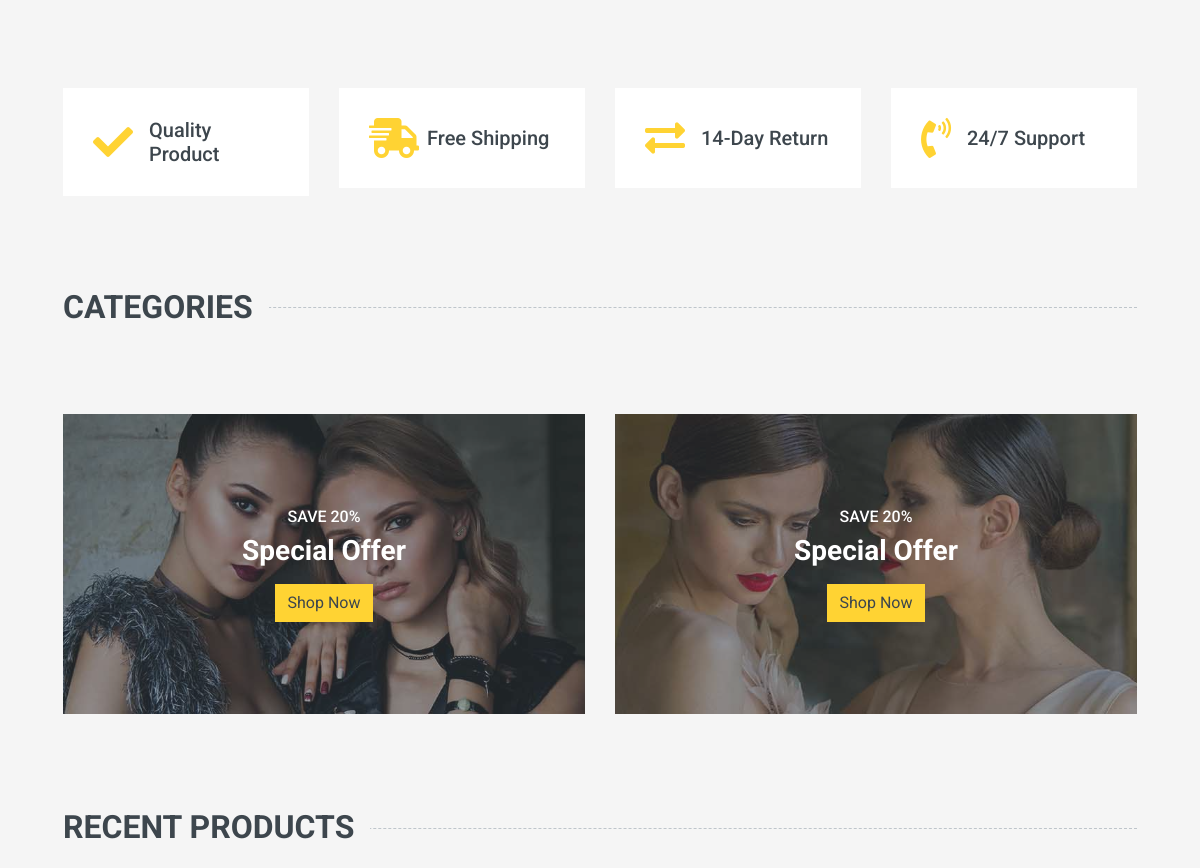
The app's page / (middle part), older data.
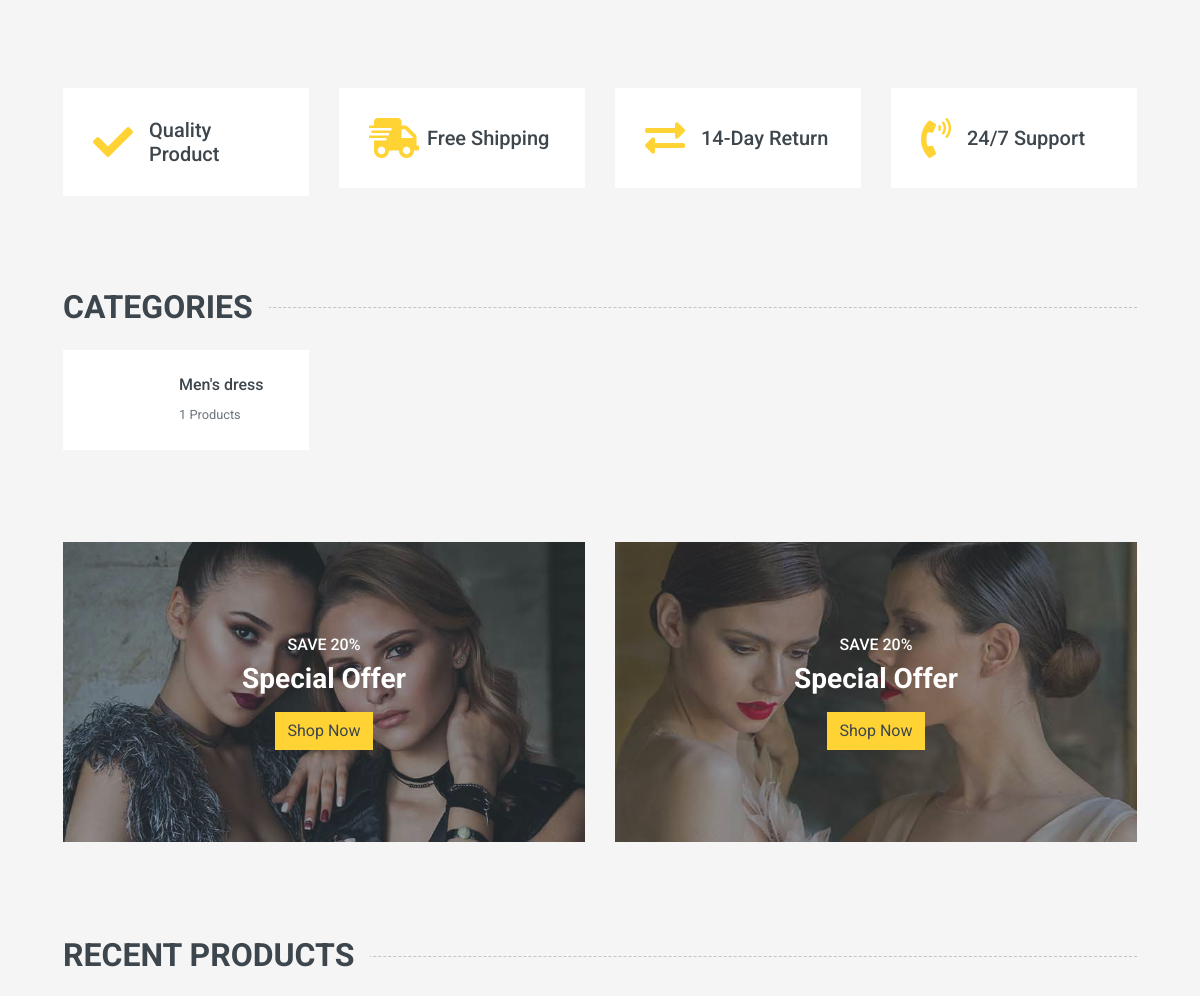
The same page, newer data.
### apps/shop/models.py (models this page shows, shortened)
class Category(models.Model):
    slug = models.SlugField(max_length=100, null=False, unique=True)
    name = models.CharField("Category name", max_length=25)
    image = models.ImageField("Image", upload_to="category/", default="default/default-category.png")
    description = models.TextField("Description", blank=True)
    parent = models.ForeignKey("self", on_delete=models.SET_NULL, null=True, blank=True, related_name="child_categories", verbose_name="Parent category")
    class Meta:
        verbose_name = "Category"
        verbose_name_plural = "Categories"

### apps/shop/views.py (the view)
# urls.py: path("", view=views.index_view, name="index"),
def index_view(request):
    subcategories = Category.objects.exclude(parent=None)
    context = {
        "subcategories": subcategories
    }
    return render(request=request, template_name="index.html", context=context)

### apps/account/context_processors.py (called while the page is built)
def favorites_count(request):
    user: User = request.user
    if user.is_authenticated:
        count = user.favorites.count()
    else:
        count = 0
    context = {
        "favorites_count": count
    }
    return context

### apps/shop/context_processors.py (called while the page is built)
def categories_processor(request):
    categories = Category.objects.filter(parent=None)
    context = {
        "categories": categories
    }
    return context

def cart_products_count(request):
    user = request.user
    if user.is_authenticated:
        cart = get_or_create_cart(request)
        count = 0
        for product in cart.cart_products.all():
            count += product.quantity
    else:
        count = 0
    context = {
        "cart_products_count": count
    }
    return context

### apps/shop/templates/index.html (shortened to what this page needs)
{% extends 'base.html' %}
{% load static %}
{% block content %}
    {% include 'banner.html' %}
    <div class="container-fluid pt-5">
        <h2 class="section-title position-relative text-uppercase mx-xl-5 mb-4"><span class="bg-secondary pr-3">Categories</span></h2>
        <div class="row px-xl-5 pb-3">
            {% for sub in subcategories %}
            <div class="col-lg-3 col-md-4 col-sm-6 pb-1">
                <a class="text-decoration-none" href="{% url 'shop:category_products' slug=sub.slug %}">
                    <div class="cat-item d-flex align-items-center mb-4">
                        <div class="overflow-hidden" style="width: 100px; height: 100px;">
                        </div>
                        <div class="flex-fill pl-3">
                            <h6>{{ sub.name }}</h6>
                            <small class="text-body">{{ sub.products.count }} Products</small>
                        </div>
                    </div>
                </a>
            </div>
            {% endfor %}
        </div>
    </div>
    <div class="container-fluid pt-5 pb-3">
        <div class="row px-xl-5">
            <div class="col-md-6">
                <div class="product-offer mb-30" style="height: 300px;">
                    <img class="img-fluid" src="img/offer-1.jpg" alt="">
                    <div class="offer-text">
                        <h6 class="text-white text-uppercase">Save 20%</h6>
                        <h3 class="text-white mb-3">Special Offer</h3>
                        <a href="" class="btn btn-primary">Shop Now</a>
                    </div>
                </div>
            </div>
            <div class="col-md-6">
                <div class="product-offer mb-30" style="height: 300px;">
                    <img class="img-fluid" src="img/offer-2.jpg" alt="">
                    <div class="offer-text">
                        <h6 class="text-white text-uppercase">Save 20%</h6>
                        <h3 class="text-white mb-3">Special Offer</h3>
                        <a href="" class="btn btn-primary">Shop Now</a>
                    </div>
                </div>
            </div>
        </div>
    </div>
    <div class="container-fluid pt-5 pb-3">
        <h2 class="section-title position-relative text-uppercase mx-xl-5 mb-4"><span class="bg-secondary pr-3">Recent Products</span></h2>
    </div>
{% endblock %}

Row changes from the older to the newer data that the page shows:
added Category: name "Men's dress", products.count "1"
